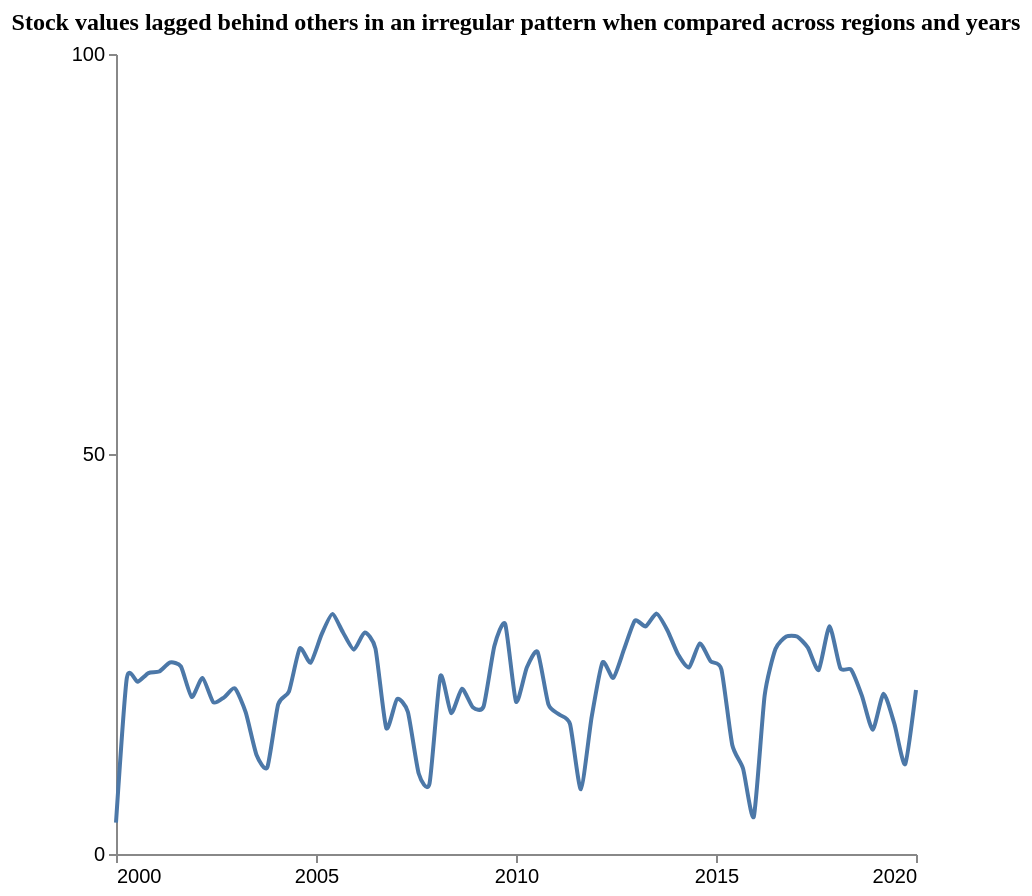

Here is the Vega-Lite specification saved for this chart:
### Vega-Lite specification from a JSON file in a GitHub repository (floating-point values rounded to 4 significant figures)
{"$schema": "https://vega.github.io/schema/vega-lite/v5.json", "description": "Pattern: Periodic", "data": {"values": [{"X": 2000.0, "Y": 3.919}, {"X": 2000.0, "Y": 21.98}, {"X": 2001.0, "Y": 21.52}, {"X": 2001.0, "Y": 22.62}, {"X": 2001.0, "Y": 22.81}, {"X": 2001.0, "Y": 23.93}, {"X": 2002.0, "Y": 23.45}, {"X": 2002.0, "Y": 19.63}, {"X": 2002.0, "Y": 22.01}, {"X": 2002.0, "Y": 18.96}, {"X": 2003.0, "Y": 19.59}, {"X": 2003.0, "Y": 20.7}, {"X": 2003.0, "Y": 17.7}, {"X": 2004.0, "Y": 12.37}, {"X": 2004.0, "Y": 10.84}, {"X": 2004.0, "Y": 18.7}, {"X": 2004.0, "Y": 20.32}, {"X": 2005.0, "Y": 25.7}, {"X": 2005.0, "Y": 23.91}, {"X": 2005.0, "Y": 27.39}, {"X": 2005.0, "Y": 29.98}, {"X": 2006.0, "Y": 27.7}, {"X": 2006.0, "Y": 25.54}, {"X": 2006.0, "Y": 27.69}, {"X": 2006.0, "Y": 25.68}, {"X": 2007.0, "Y": 15.74}, {"X": 2007.0, "Y": 19.38}, {"X": 2007.0, "Y": 17.75}, {"X": 2008.0, "Y": 10.06}, {"X": 2008.0, "Y": 8.803}, {"X": 2008.0, "Y": 22.25}, {"X": 2008.0, "Y": 17.62}, {"X": 2009.0, "Y": 20.65}, {"X": 2009.0, "Y": 18.35}, {"X": 2009.0, "Y": 18.44}, {"X": 2009.0, "Y": 26.0}, {"X": 2010.0, "Y": 28.74}, {"X": 2010.0, "Y": 19.06}, {"X": 2010.0, "Y": 23.32}, {"X": 2011.0, "Y": 25.26}, {"X": 2011.0, "Y": 18.7}, {"X": 2011.0, "Y": 17.43}, {"X": 2011.0, "Y": 16.23}, {"X": 2012.0, "Y": 8.096}, {"X": 2012.0, "Y": 17.13}, {"X": 2012.0, "Y": 23.95}, {"X": 2012.0, "Y": 22.02}, {"X": 2013.0, "Y": 25.61}, {"X": 2013.0, "Y": 29.17}, {"X": 2013.0, "Y": 28.44}, {"X": 2014.0, "Y": 30.05}, {"X": 2014.0, "Y": 27.98}, {"X": 2014.0, "Y": 24.93}, {"X": 2014.0, "Y": 23.32}, {"X": 2015.0, "Y": 26.32}, {"X": 2015.0, "Y": 24.1}, {"X": 2015.0, "Y": 23.07}, {"X": 2015.0, "Y": 13.66}, {"X": 2016.0, "Y": 10.68}, {"X": 2016.0, "Y": 4.68}, {"X": 2016.0, "Y": 19.81}, {"X": 2016.0, "Y": 25.62}, {"X": 2017.0, "Y": 27.18}, {"X": 2017.0, "Y": 27.18}, {"X": 2017.0, "Y": 25.8}, {"X": 2018.0, "Y": 23.01}, {"X": 2018.0, "Y": 28.47}, {"X": 2018.0, "Y": 23.23}, {"X": 2018.0, "Y": 23.04}, {"X": 2019.0, "Y": 19.77}, {"X": 2019.0, "Y": 15.54}, {"X": 2019.0, "Y": 20.04}, {"X": 2019.0, "Y": 16.27}, {"X": 2020.0, "Y": 11.23}, {"X": 2020.0, "Y": 20.49}]}, "mark": {"type": "line", "interpolate": "cardinal", "tension": 0.4}, "encoding": {"x": {"field": "X", "type": "quantitative", "title": "", "axis": {"grid": false, "format": "d", "values": [2000, 2005, 2010, 2015, 2020], "tickSize": 4}, "scale": {"domain": [2000, 2020]}}, "y": {"field": "Y", "type": "quantitative", "title": "", "axis": {"grid": false, "format": "d", "values": [0, 50, 100], "tickSize": 4, "tickOpacity": 1}, "scale": {"domain": [0, 100]}}}, "title": {"text": "Stock values lagged behind others in an irregular pattern when compared across regions and years", "anchor": "middle", "font": "Tahoma", "fontSize": 12}, "config": {"lineBreak": "^", "view": {"stroke": null}}, "height": 400, "width": 400, "autosize": "pad"}
